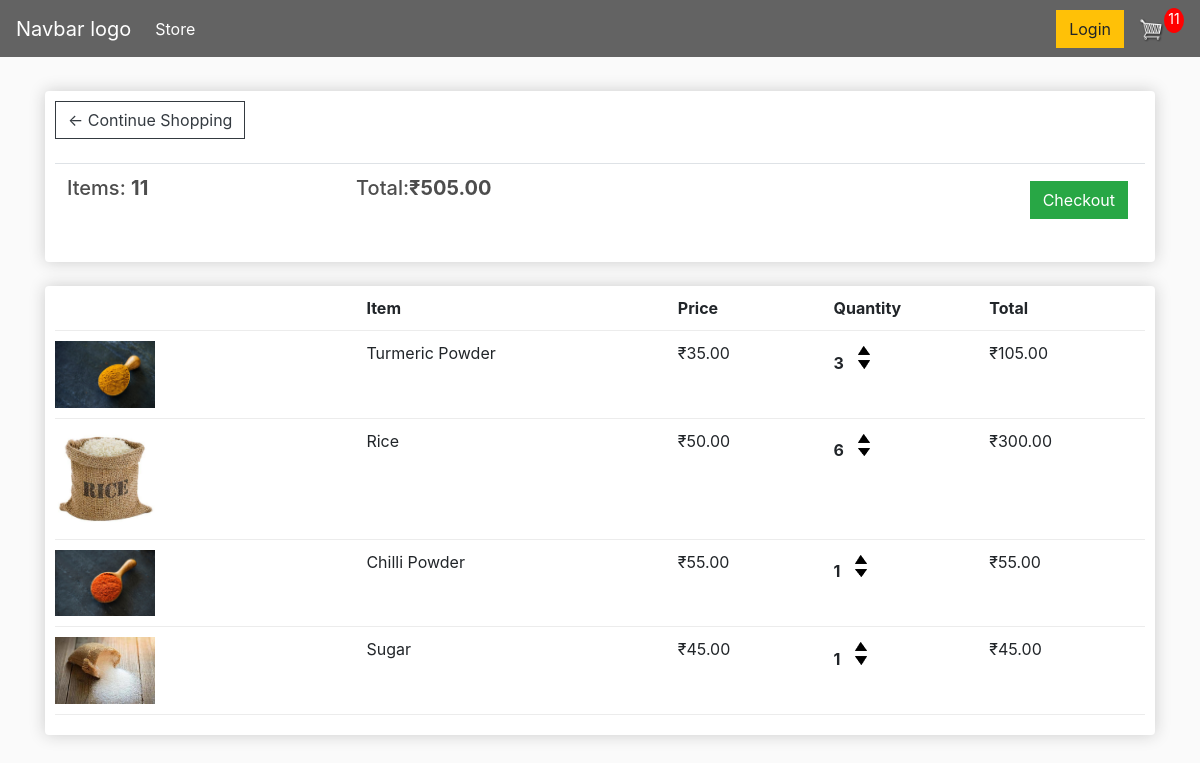
The page /cart/ (signed in) on the database as committed earlier.
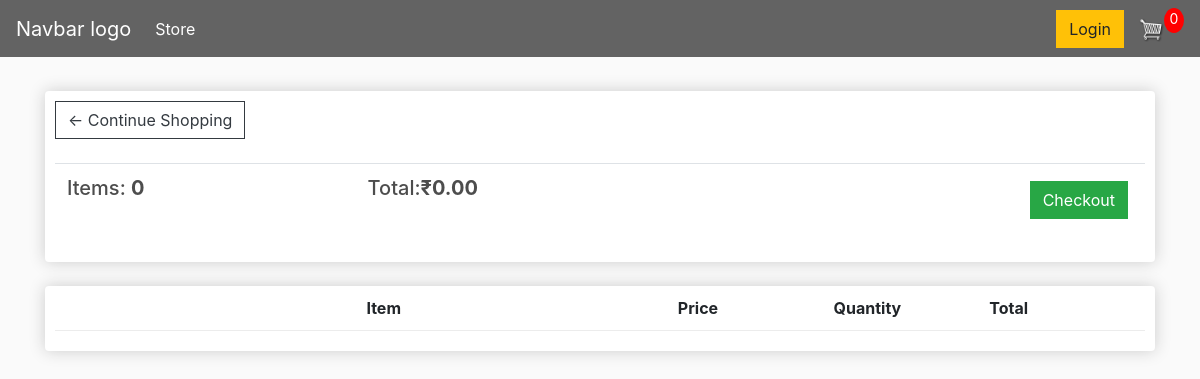
The same page on the database as committed later.
### store/models.py (models this page shows, shortened)
class Order(models.Model):
	customer = models.ForeignKey(Customer, on_delete=models.SET_NULL, null=True, blank=True)
	date_ordered = models.DateTimeField(auto_now_add=True)
	complete = models.BooleanField(default=False)
	transaction_id = models.CharField(max_length=100, null=True)
	@property
	def get_cart_total(self):
		orderitems = self.orderitem_set.all()
		total = sum([item.get_total() for item in orderitems])
		return total
	@property
	def get_cart_items(self):
		orderitems = self.orderitem_set.all()
		total = sum([item.quantity for item in orderitems])
		return total

class OrderItem(models.Model):
    product = models.ForeignKey(Product,on_delete=models.SET_NULL,blank=True,null=True)
    order = models.ForeignKey(Order,on_delete=models.SET_NULL,blank=True,null=True)
    quantity=models.IntegerField(default=0,null=True,blank=True)
    date_added = models.DateTimeField(auto_now_add=True)
    def get_total(self):
        total = self.product.price *self.quantity
        return total

class Product(models.Model):
    name = models.CharField(max_length=200,null=True)
    price = models.FloatField()
    digital = models.BooleanField(default=False,null=True,blank=False)
    image = models.ImageField(blank=True,null=True)

### store/views.py (the view)
# urls.py: path('cart/',views.cart,name="cart"),
def cart(request):
	if request.user.is_authenticated:
		customer = request.user.customer
		order, created = Order.objects.get_or_create(customer=customer, complete=False)
		items = order.orderitem_set.all()
		cartItems = order.get_cart_items
	else:
		items = []
		order = {'get_cart_total':0, 'get_cart_items':0, 'shipping':False}
		cartItems = order['get_cart_items']
	context = {'items':items, 'order':order, 'cartItems':cartItems}
	return render(request, 'store/cart.html', context)

### store/templates/store/cart.html
{% extends 'store/main.html' %}
{% load static %}
{% block content %}
	<div class="row">
		<div class="col-lg-12">
			<div class="box-element">
				<a  class="btn btn-outline-dark" href="{% url 'store' %}">&#x2190; Continue Shopping</a>
				<br>
				<br>
				<table class="table">
					<tr>
						<th><h5>Items: <strong>{{order.get_cart_items}}</strong></h5></th>
						<th><h5>Total:<strong>₹{{order.get_cart_total|floatformat:2}}</strong></h5></th>
						<th>
							<a  style="float:right; margin:5px;" class="btn btn-success" href="{% url 'checkout' %}">Checkout</a>
						</th>
					</tr>
				</table>
			</div>
			<br>
			<div class="box-element">
				<div class="cart-row">
					<div style="flex:2"></div>
					<div style="flex:2"><strong>Item</strong></div>
					<div style="flex:1"><strong>Price</strong></div>
					<div style="flex:1"><strong>Quantity</strong></div>
					<div style="flex:1"><strong>Total</strong></div>
				</div>
				{% for item in items %}
				<div class="cart-row">
					<div style="flex:2"><img class="row-image" src="/images/{{item.product.image}}"></div>
					<div style="flex:2"><p>{{item.product.name}}</p></div>
					<div style="flex:1"><p>₹{{item.product.price|floatformat:2}}</p></div>
					<div style="flex:1">
						<p class="quantity">{{item.quantity}}</p>
						<div class="quantity">
							<img data-product="{{item.product.id}}" data-action="add" class="chg-quantity update-cart" src="{% static  'images/arrow-up.png' %}">
							<img data-product="{{item.product.id}}" data-action="remove" class="chg-quantity update-cart" src="{% static  'images/arrow-down.png' %}">
						</div>
					</div>
					<div style="flex:1"><p>₹{{item.get_total|floatformat:2}}</p></div>
				</div>
				{% endfor %}
			</div>
		</div>
	</div>
{% endblock content %}

### store/templates/store/main.html (shortened to what this page needs)
<!DOCTYPE html>
{% load static %}
<html>
<head>
	<link rel="stylesheet" href="https://stackpath.bootstrapcdn.com/bootstrap/4.4.1/css/bootstrap.min.css">
	<link rel="stylesheet" type="text/css" href="{% static 'css/main.css' %}">
</head>
<body>
	<nav class="navbar navbar-expand-lg navbar-dark bg-dark">
	  <a class="navbar-brand" href="{% url 'store' %}">Navbar logo</a>
	  <div class="collapse navbar-collapse" id="navbarSupportedContent">
	    <ul class="navbar-nav mr-auto">
	      <li class="nav-item active">
	        <a class="nav-link" href="{% url 'store' %}">Store <span class="sr-only">(current)</span></a>
	      </li>
	    </ul>
	    <div class="form-inline my-2 my-lg-0">
	     	<a href="#"class="btn btn-warning">Login</a>
	     	<a href="{% url 'cart' %}">
	    		<img  id="cart-icon" src="{% static 'images/cart.png' %}">
	    	</a>
	    	<p id="cart-total">{{cartItems}}</p>
	    </div>
	  </div>
	</nav>
     <div class="container">
            <br>
            {% block content %}
            {% endblock content %}
         </div>
</body>
</html>

### static/css/main.css (style rules this page uses)
body { background-color: hsl(0, 0%, 98%); }
h1,h2,h3,h4,h5,h6 { color:hsl(0, 0%, 30%); }
.box-element { box-shadow:hsl(0, 0%, 80%) 0 0 16px; background-color: #fff; border-radius: 4px; padding: 10px; }
.bg-dark { background-color: #636363!important; }
#cart-icon { width:25px; display: inline-block; margin-left: 15px; }
#cart-total { display: block; text-align: center; color:#fff; background-color: red; width: 20px; height: 25px; border-radius: 50%; font-size: 14px; }
.col-lg-4, .col-lg-6, .col-lg-8, .col-lg-12 { margin-top: 10px; }
.btn { border-radius: 0; }
.cart-row { display: flex; align-items: flex-stretch; padding-bottom: 10px; margin-bottom: 10px; border-bottom: 1px solid #ececec; }

Rows that differ between the two databases and show on the page:
no longer on this page (row edited): Order: get_cart_items "11", get_cart_total "505.00"
removed OrderItem: product.image (picture), product.name "Turmeric Powder", product.price "35.00", quantity "3", get_total "105.00"
removed OrderItem: product.image (picture), product.name "Rice", product.price "50.00", quantity "6", get_total "300.00"
removed OrderItem: product.image (picture), product.name "Chilli Powder", product.price "55.00", quantity "1", get_total "55.00"
removed OrderItem: product.image (picture), product.name "Sugar", product.price "45.00", quantity "1", get_total "45.00"
added Order: get_cart_items "0", get_cart_total "0.00"
Other text that changed with them:
{{ cartItems }}: "11" → "0"
